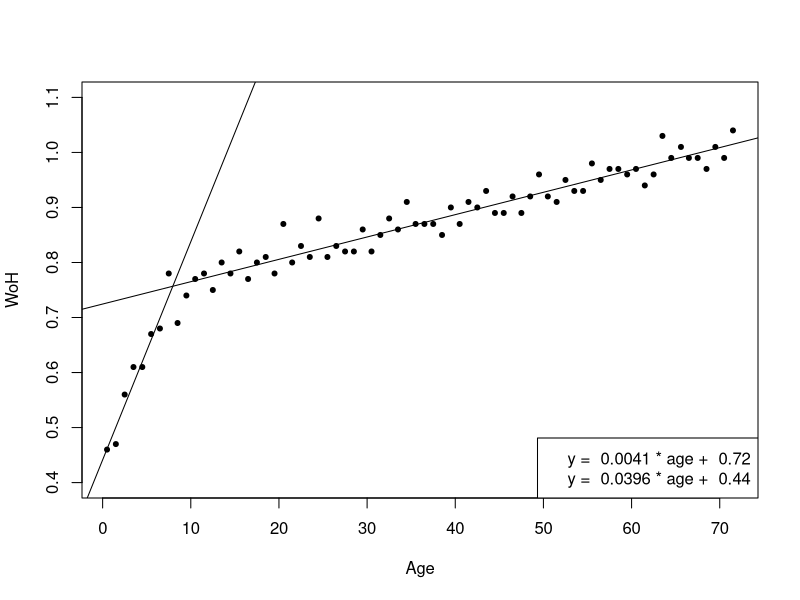
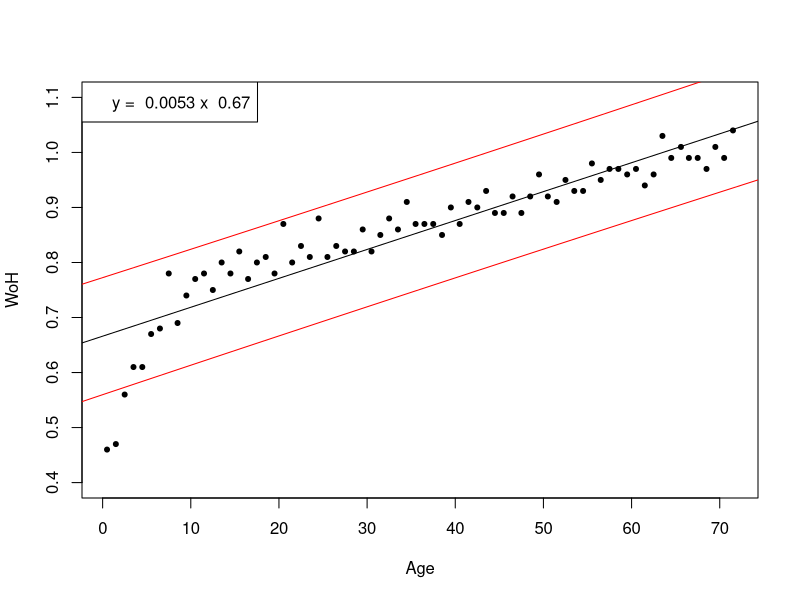
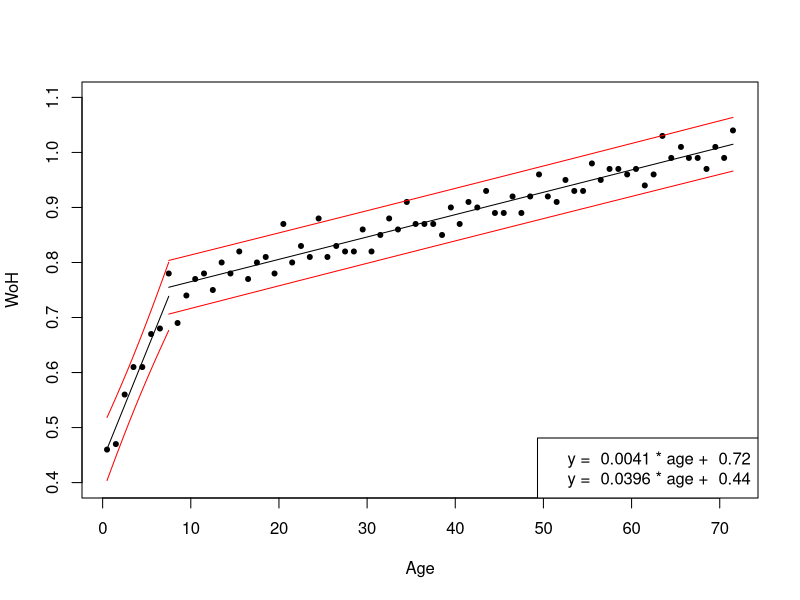
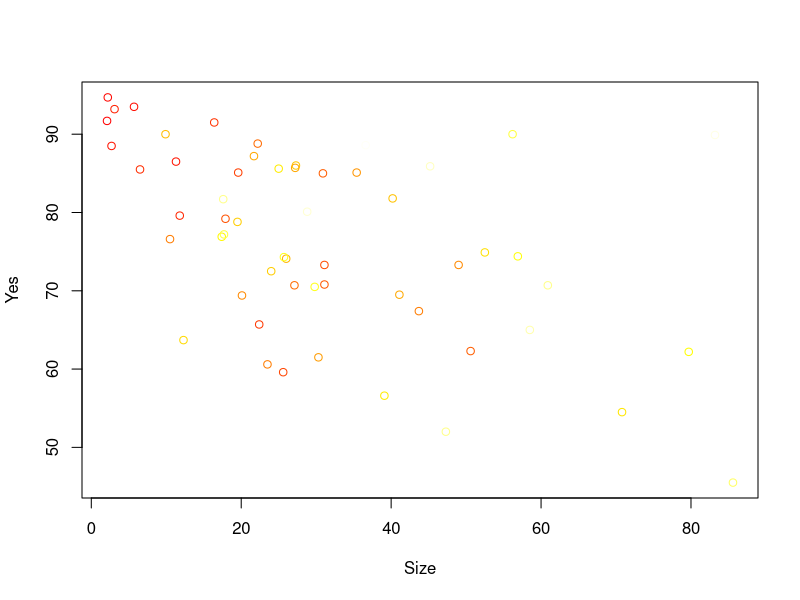

The R script that drew these images, in order:
setwd("C:\\Users/Jake/Dropbox/Booth/Fall 2013/Regression/Data")
nutrition = read.csv("nutrition.csv")
beef = read.csv("beef.csv")

#1.1
png(filename="C:\\Users\\Jake\\Dropbox\\Booth\\Fall 2013\\Regression\\Homeworks\\HW5\\1.1.png")

plot(nutrition$age, nutrition$woh, xlab="Age", ylab="WoH", ylim=c(0.4, 1.1), pch=20)
model = lm(woh~age, data=nutrition)
abline(model)
xgrid=data.frame(age=seq(-5,75,0.5))
prediction = predict(model,newdata=xgrid, interval="prediction", se.fit=TRUE)
lines(xgrid$age, prediction$fit[,2], col="red")
lines(xgrid$age, prediction$fit[,3], col="red")
legend("topleft", paste("y = ", round(model$coefficients[2], digits = 4), "x ", round(model$coefficients[1], digits=2)))

dev.off()

#1.2
plot(nutrition$age, nutrition$woh, xlab="Age", ylab="WoH", ylim=c(0.4, 1.1), pch=20)

young <- nutrition$age < 7
new_nutrition = data.frame(nutrition, young)
new_model = lm(woh ~ age * young, data = new_nutrition)
summary(new_model)

age = seq(-10,75,0.5)
youngTRUE = age > -100
xgrid=data.frame(age, young=youngTRUE)
xgrid
prediction1 = predict(new_model,newdata=xgrid, interval="prediction", se.fit=TRUE)
lines(xgrid$age, prediction1$fit[,1], col="black")

youngFALSE = age < -100
xgrid=data.frame(age, young=youngFALSE)
xgrid
prediction2 = predict(new_model,newdata=xgrid, interval="prediction", se.fit=TRUE)
lines(xgrid$age, prediction2$fit[,1], col="black")


legend("bottomright", c(
  paste("y = ", round(new_model$coefficients[2], digits = 4), "* age + ", round(new_model$coefficients[1], digits=2)),
  paste("y = ", round(new_model$coefficients[2] + new_model$coefficients[4], digits = 4), "* age + ", round(new_model$coefficients[1] + new_model$coefficients[3], digits=2))
  ))

confint(new_model)

#1.3
png(filename="C:\\Users\\Jake\\Dropbox\\Booth\\Fall 2013\\Regression\\Homeworks\\HW5\\1.3.png")

plot(nutrition$age, nutrition$woh, xlab="Age", ylab="WoH", ylim=c(0.4, 1.1), pch=20)

age = seq(0.5,7.5,0.5)
youngTRUE = age > 0
xgrid=data.frame(age, young=youngTRUE)
prediction1 = predict(new_model,newdata=xgrid, interval="prediction", se.fit=TRUE)
lines(xgrid$age, prediction1$fit[,1], col="black")
lines(xgrid$age, prediction1$fit[,2], col="red")
lines(xgrid$age, prediction1$fit[,3], col="red")

age = seq(7.5,71.5,0.5)
youngFALSE = age < 0
xgrid=data.frame(age, young=youngFALSE)
prediction2 = predict(new_model,newdata=xgrid, interval="prediction", se.fit=TRUE)
lines(xgrid$age, prediction2$fit[,1], col="black")
lines(xgrid$age, prediction2$fit[,2], col="red")
lines(xgrid$age, prediction2$fit[,3], col="red")

legend("bottomright", c(
  paste("y = ", round(new_model$coefficients[2], digits = 4), "* age + ", round(new_model$coefficients[1], digits=2)),
  paste("y = ", round(new_model$coefficients[2] + new_model$coefficients[4], digits = 4), "* age + ", round(new_model$coefficients[1] + new_model$coefficients[3], digits=2))
))
dev.off()

#1.4
# The partial F-test is concerned with the hypotheses
# H0 : dbase+1 = dbase+2 =    = dfull = 0
# H1 : at least one j 6= 0 for j > dbase :
anova(model,new_model)

#2.1
png(filename="C:\\Users\\Jake\\Dropbox\\Booth\\Fall 2013\\Regression\\Homeworks\\HW5\\2.1.png")
r <- rank(beef$VAL)
cols <- heat.colors(length(beef$VAL))[r]
plot(beef$SIZE, beef$YES, col=cols, xlab="Size", ylab="Yes")
dev.off()

#2.2
model = lm(YES ~ log(VAL) + SIZE, data = beef)
summary(model)

#2.3
model1 = lm(YES ~ log(VAL)*SIZE, data = beef)
summary(model1)

anova(model, model1)
